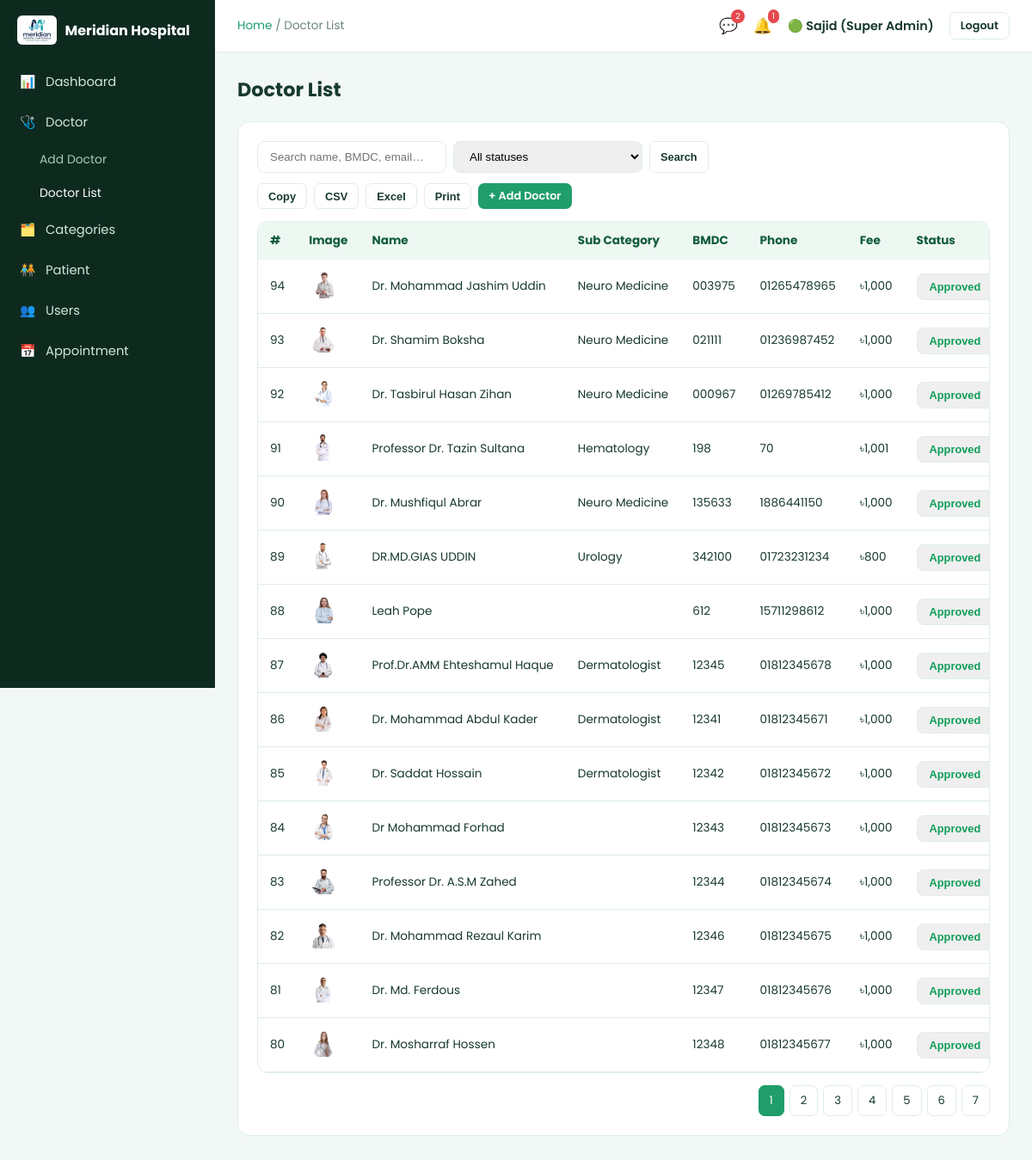
Page /admin/doctors.php (signed in) on the committed database.
### tables this page shows
CREATE TABLE `doctors` (
  `id` INT UNSIGNED AUTO_INCREMENT PRIMARY KEY,
  `category_id` INT UNSIGNED DEFAULT NULL,
  `sub_category_id` INT UNSIGNED DEFAULT NULL,
  `name` VARCHAR(150) NOT NULL,
  `designation` VARCHAR(255) DEFAULT NULL,
  `image_path` VARCHAR(255) DEFAULT NULL,
  `signature_path` VARCHAR(255) DEFAULT NULL,
  `degree` TEXT DEFAULT NULL,
  `higher_degree` TEXT DEFAULT NULL,
  `phone` VARCHAR(30) DEFAULT NULL,
  `bmdc_number` VARCHAR(30) DEFAULT NULL,
  `email` VARCHAR(150) DEFAULT NULL,
  `work_place` VARCHAR(255) DEFAULT NULL,
  `password_hash` VARCHAR(255) DEFAULT NULL,
  `specialist_in` VARCHAR(255) DEFAULT NULL,
  `experience_years` INT DEFAULT 0,
  `fee` DECIMAL(10,2) DEFAULT 0,
  `about` TEXT DEFAULT NULL,
  `priority` INT DEFAULT 0,
  `status` ENUM('approved','pending','hold','banned') NOT NULL DEFAULT 'pending',
  `editing_status` ENUM('locked','unlocked') NOT NULL DEFAULT 'unlocked',
  `created_at` DATETIME NOT NULL DEFAULT CURRENT_TIMESTAMP,
  FOREIGN KEY (`category_id`) REFERENCES `categories`(`id`) ON DELETE SET NULL,
  FOREIGN KEY (`sub_category_id`) REFERENCES `categories`(`id`) ON DELETE SET NULL
);

CREATE TABLE `categories` (
  `id` INT UNSIGNED AUTO_INCREMENT PRIMARY KEY,
  `name` VARCHAR(150) NOT NULL,
  `parent_id` INT UNSIGNED DEFAULT NULL,
  `icon` VARCHAR(255) DEFAULT NULL,
  FOREIGN KEY (`parent_id`) REFERENCES `categories`(`id`) ON DELETE SET NULL
);

### includes/functions.php (called while the page is built, shortened)
<?php
function clean($str): string {
    return htmlspecialchars(trim($str ?? ''), ENT_QUOTES, 'UTF-8');
}
function format_money($n): string {
    return '৳' . number_format((float)$n, 0);
}
function doctor_image_url(?string $path): string {
    return BASE_URL . ltrim($path, '/');
}

### admin/doctors.php (the view, shortened to what this page needs)
<?php
require_once __DIR__ . '/../includes/functions.php';
$q = trim($_GET['q'] ?? '');
$allowedStatuses = ['approved', 'pending', 'hold', 'banned'];
$filterStatus = $_GET['status'] ?? '';
if (!in_array($filterStatus, $allowedStatuses, true)) $filterStatus = '';
$page = max(1, (int)($_GET['page'] ?? 1));
$perPage = 15;
$offset = ($page - 1) * $perPage;
$conditions = [];
$params = [];
$where = $conditions ? 'WHERE ' . implode(' AND ', $conditions) : '';
$total = $pdo->prepare("SELECT COUNT(*) c FROM doctors d $where");
$total->execute($params);
$total = (int)$total->fetch()['c'];
$totalPages = max(1, ceil($total / $perPage));
$sql = "SELECT d.*, s.name AS subcat_name FROM doctors d LEFT JOIN categories s ON s.id = d.sub_category_id $where ORDER BY d.id DESC LIMIT $perPage OFFSET $offset";
$stmt = $pdo->prepare($sql);
$stmt->execute($params);
$doctors = $stmt->fetchAll();
include __DIR__ . '/includes/head.php';
?>
<div class="a-content">
  <h1 class="a-page-title">Doctor List</h1>
  <div class="a-card">
    <div class="a-table-toolbar">
      <form method="get" style="display:flex;gap:8px;">
        <input class="a-search" type="text" name="q" placeholder="Search name, BMDC, email…" value="<?= clean($q) ?>">
        <select class="a-search" name="status" aria-label="Filter doctors by status">
          <option value="">All statuses</option>
        </select>
        <button class="a-btn a-btn-outline a-btn-sm" type="submit">Search</button>
      </form>
      <div class="a-export-btns">
        <button class="a-btn a-btn-outline a-btn-sm" data-export="copy" data-export-table="doctorTable">Copy</button>
        <button class="a-btn a-btn-outline a-btn-sm" data-export="csv" data-export-table="doctorTable">CSV</button>
        <button class="a-btn a-btn-outline a-btn-sm" data-export="excel" data-export-table="doctorTable">Excel</button>
        <button class="a-btn a-btn-outline a-btn-sm" data-export="print" data-export-table="doctorTable">Print</button>
        <a href="add-doctor.php" class="a-btn a-btn-sm">+ Add Doctor</a>
      </div>
    </div>
    <div class="a-table-wrap">
      <table class="a-table" id="doctorTable">
        <thead>
          <tr>
            <th>#</th><th>Image</th><th>Name</th><th>Sub Category</th><th>BMDC</th><th>Phone</th>
            <th>Fee</th><th>Status</th><th>Editing</th><th>Actions</th>
          </tr>
        </thead>
        <tbody>
          <?php foreach ($doctors as $d): ?>
            <tr>
              <td><?= (int)$d['id'] ?></td>
              <td><img src="<?= doctor_image_url($d['image_path']) ?>" style="width:34px;height:34px;border-radius:8px;object-fit:cover;"></td>
              <td><?= clean($d['name']) ?></td>
              <td><?= clean($d['subcat_name']) ?></td>
              <td><?= clean($d['bmdc_number']) ?></td>
              <td><?= clean($d['phone']) ?></td>
              <td><?= format_money($d['fee']) ?></td>
              <td>
                <form method="post">
                  <select name="status" class="select-status <?= $d['status'] ?>" onchange="this.form.submit()">
                    <option value="approved" <?= $d['status']==='approved'?'selected':'' ?>>Approved</option>
                  </select>
                </form>
              </td>
            </tr>
          <?php endforeach; ?>
        </tbody>
      </table>
    </div>
    <div class="pagination">
      <?php for ($p = 1; $p <= $totalPages; $p++): ?>
        <a class="<?= $p === $page ? 'active' : '' ?>" href="?<?= http_build_query(array_filter(['page' => $p, 'q' => $q, 'status' => $filterStatus], static fn($value) => $value !== '')) ?>"><?= $p ?></a>
      <?php endfor; ?>
    </div>
  </div>
</div>
<?php include __DIR__ . '/includes/foot.php'; ?>

### assets/css/admin.css (style rules this page uses)
:root { --a-primary:#1f9d6b; --a-primary-dark:#125c3d; --a-bg:#f2f8f5; --a-sidebar:#0e2a1f; --a-sidebar-active:#1f9d6b; --a-border:#dfeee7; --a-card:#ffffff; --a-text:#173a2c; --a-muted:#6b8579; --a-yellow:#f2b705; --a-orange:#f08c2b; --a-red:#e5484d; --a-green:#22c55e; --a-blue:#3b82f6; }
* { box-sizing:border-box; }
body { margin:0; font-family:'Poppins','Segoe UI',sans-serif; background:var(--a-bg); color:var(--a-text); }
a { text-decoration:none; color:inherit; }
.a-content { padding:26px; }
.a-page-title { font-size:1.4rem; margin:0 0 20px; font-weight:700; }
.a-card { background:var(--a-card); border:1px solid var(--a-border); border-radius:14px; padding:22px; margin-bottom:22px; }
.a-btn { display:inline-flex; align-items:center; gap:8px; padding:10px 22px; border-radius:9px; border:none; background:var(--a-primary); color:#fff; font-weight:600; cursor:pointer; font-size:.9rem; transition:.2s; }
.a-btn-outline { background:transparent; border:1px solid var(--a-border); color:var(--a-text); }
.a-btn-sm { padding:6px 12px; font-size:.8rem; border-radius:7px; }
.a-table-toolbar { display:flex; justify-content:space-between; align-items:center; margin-bottom:14px; gap:12px; flex-wrap:wrap; }
.a-export-btns { display:flex; gap:8px; }
.a-search { padding:9px 14px; border:1px solid var(--a-border); border-radius:8px; min-width:220px; }
.a-table-wrap { overflow-x:auto; background:#fff; border-radius:12px; border:1px solid var(--a-border); }
table.a-table { width:100%; border-collapse:collapse; font-size:.85rem; white-space:nowrap; }
table.a-table th { background:#eef8f3; padding:12px 14px; text-align:left; font-weight:700; color:var(--a-primary-dark); position:sticky; top:0; }
table.a-table td { padding:11px 14px; border-bottom:1px solid var(--a-border); }
.select-status { padding:6px 10px; border-radius:8px; border:1px solid var(--a-border); font-size:.8rem; font-weight:700; }
.select-status.approved, select.approved { color:#0f9d58; }
.pagination { display:flex; gap:6px; justify-content:flex-end; margin-top:14px; flex-wrap:wrap; }
.pagination a, .pagination span { padding:7px 12px; border-radius:7px; border:1px solid var(--a-border); font-size:.82rem; }
.pagination a.active { background:var(--a-primary); color:#fff; border-color:var(--a-primary); }

### rows in the picture
doctors: id "94", image_path (picture), name "Dr. Mohammad Jashim Uddin", sub_category.name "Neuro Medicine", bmdc_number "003975", phone "01265478965", fee "৳1,000", status "Approved"
doctors: id "93", image_path (picture), name "Dr. Shamim Boksha", sub_category.name "Neuro Medicine", bmdc_number "021111", phone "01236987452", fee "৳1,000", status "Approved"
doctors: id "92", image_path (picture), name "Dr. Tasbirul Hasan Zihan", sub_category.name "Neuro Medicine", bmdc_number "000967", phone "01269785412", fee "৳1,000", status "Approved"
doctors: id "91", image_path (picture), name "Professor Dr. Tazin Sultana", sub_category.name "Hematology", bmdc_number "198", phone "70", fee "৳1,001", status "Approved"
doctors: id "90", image_path (picture), name "Dr. Mushfiqul Abrar", sub_category.name "Neuro Medicine", bmdc_number "135633", phone "1886441150", fee "৳1,000", status "Approved"
doctors: id "89", image_path (picture), name "DR.MD.GIAS UDDIN", sub_category.name "Urology", bmdc_number "342100", phone "01723231234", fee "৳800", status "Approved"
doctors: id "88", image_path (picture), name "Leah Pope", bmdc_number "612", phone "15711298612", fee "৳1,000", status "Approved"
doctors: id "87", image_path (picture), name "Prof.Dr.AMM Ehteshamul Haque", sub_category.name "Dermatologist", bmdc_number "12345", phone "01812345678", fee "৳1,000", status "Approved"
doctors: id "86", image_path (picture), name "Dr. Mohammad Abdul Kader", sub_category.name "Dermatologist", bmdc_number "12341", phone "01812345671", fee "৳1,000", status "Approved"
doctors: id "85", image_path (picture), name "Dr. Saddat Hossain", sub_category.name "Dermatologist", bmdc_number "12342", phone "01812345672", fee "৳1,000", status "Approved"
doctors: id "84", image_path (picture), name "Dr Mohammad Forhad", bmdc_number "12343", phone "01812345673", fee "৳1,000", status "Approved"
doctors: id "83", image_path (picture), name "Professor Dr. A.S.M Zahed", bmdc_number "12344", phone "01812345674", fee "৳1,000", status "Approved"
doctors: id "82", image_path (picture), name "Dr. Mohammad Rezaul Karim", bmdc_number "12346", phone "01812345675", fee "৳1,000", status "Approved"
doctors: id "81", image_path (picture), name "Dr. Md. Ferdous", bmdc_number "12347", phone "01812345676", fee "৳1,000", status "Approved"
doctors: id "80", image_path (picture), name "Dr. Mosharraf Hossen", bmdc_number "12348", phone "01812345677", fee "৳1,000", status "Approved"

### other values in the picture
$breadcrumb "Doctor List"
current_user()['name'] "Sajid (Super Admin)"
